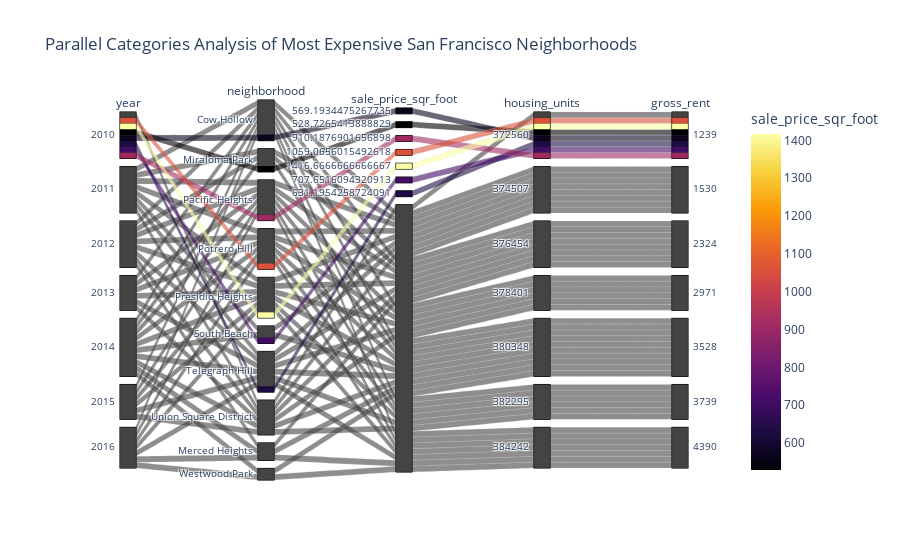

Write notebook code for a chart like this one.
### Code cell
# parallel_categories()
parallel_categories()

### Figure 1 — Plotly figure (JSON) as saved in the notebook; plotly's stock layout.template omitted (floating-point values rounded to 4 significant figures)
{"data": [{"dimensions": [{"label": "year", "values": [2010, 2010, 2010, 2010, 2010, 2010, 2010, 2010, 2011, 2011, 2011, 2011, 2011, 2011, 2011, 2011, 2012, 2012, 2012, 2012, 2012, 2012, 2012, 2012, 2013, 2013, 2013, 2013, 2013, 2013, 2014, 2014, 2014, 2014, 2014, 2014, 2014, 2014, 2014, 2014, 2015, 2015, 2015, 2015, 2015, 2015, 2016, 2016, 2016, 2016, 2016, 2016, 2016]}, {"label": "neighborhood", "values": ["Cow Hollow", "Miraloma Park", "Pacific Heights", "Potrero Hill", "Presidio Heights", "South Beach", "Telegraph Hill", "Union Square District", "Cow Hollow", "Miraloma Park", "Pacific Heights", "Potrero Hill", "Presidio Heights", "South Beach", "Telegraph Hill", "Union Square District", "Cow Hollow", "Merced Heights", "Miraloma Park", "Pacific Heights", "Potrero Hill", "Presidio Heights", "Telegraph Hill", "Union Square District", "Cow Hollow", "Pacific Heights", "Potrero Hill", "Presidio Heights", "Telegraph Hill", "Union Square District", "Cow Hollow", "Merced Heights", "Miraloma Park", "Pacific Heights", "Potrero Hill", "Presidio Heights", "South Beach", "Telegraph Hill", "Union Square District", "Westwood Park", "Cow Hollow", "Pacific Heights", "Potrero Hill", "Presidio Heights", "Telegraph Hill", "Union Square District", "Cow Hollow", "Merced Heights", "Pacific Heights", "Potrero Hill", "Presidio Heights", "Telegraph Hill", "Westwood Park"]}, {"label": "sale_price_sqr_foot", "values": [569.2, 528.7, 910.2, 1059.0, 1417.0, 707.7, 631.2, null, null, null, null, null, null, null, null, null, null, null, null, null, null, null, null, null, null, null, null, null, null, null, null, null, null, null, null, null, null, null, null, null, null, null, null, null, null, null, null, null, null, null, null, null, null]}, {"label": "housing_units", "values": [372560, 372560, 372560, 372560, 372560, 372560, 372560, 372560, 374507, 374507, 374507, 374507, 374507, 374507, 374507, 374507, 376454, 376454, 376454, 376454, 376454, 376454, 376454, 376454, 378401, 378401, 378401, 378401, 378401, 378401, 380348, 380348, 380348, 380348, 380348, 380348, 380348, 380348, 380348, 380348, 382295, 382295, 382295, 382295, 382295, 382295, 384242, 384242, 384242, 384242, 384242, 384242, 384242]}, {"label": "gross_rent", "values": [1239, 1239, 1239, 1239, 1239, 1239, 1239, 1239, 1530, 1530, 1530, 1530, 1530, 1530, 1530, 1530, 2324, 2324, 2324, 2324, 2324, 2324, 2324, 2324, 2971, 2971, 2971, 2971, 2971, 2971, 3528, 3528, 3528, 3528, 3528, 3528, 3528, 3528, 3528, 3528, 3739, 3739, 3739, 3739, 3739, 3739, 4390, 4390, 4390, 4390, 4390, 4390, 4390]}], "domain": {"x": [0, 1], "y": [0, 1]}, "line": {"color": [569.2, 528.7, 910.2, 1059.0, 1417.0, 707.7, 631.2, null, null, null, null, null, null, null, null, null, null, null, null, null, null, null, null, null, null, null, null, null, null, null, null, null, null, null, null, null, null, null, null, null, null, null, null, null, null, null, null, null, null, null, null, null, null], "coloraxis": "coloraxis"}, "name": "", "type": "parcats"}], "layout": {"coloraxis": {"colorbar": {"title": {"text": "sale_price_sqr_foot"}}, "colorscale": [[0, "#000004"], [0.1111, "#1b0c41"], [0.2222, "#4a0c6b"], [0.3333, "#781c6d"], [0.4444, "#a52c60"], [0.5556, "#cf4446"], [0.6667, "#ed6925"], [0.7778, "#fb9b06"], [0.8889, "#f7d13d"], [1, "#fcffa4"]]}, "legend": {"tracegroupgap": 0}, "title": {"text": "Parallel Categories Analysis of Most Expensive San Francisco Neighborhoods"}}}
